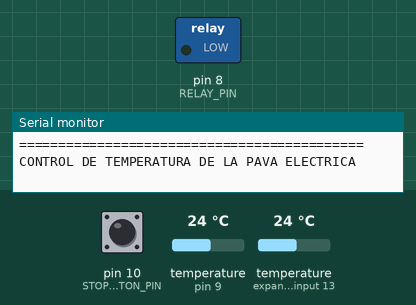
Recording of a sketch running on a simulated Arduino Uno, built with avr-gcc and run on an emulated ATmega328P. Shown: switched loads named in the sketch (green lamp = pin HIGH), the last lines printed to the serial monitor. Inputs (shaded band) come from the test bench; at power-on: pin 10 (STOPBUTTON_PIN) LOW, temperature (sensors on pin 9, expander input 13) 24 °C.

Above: at 0.1 s.
At 5.8 s:
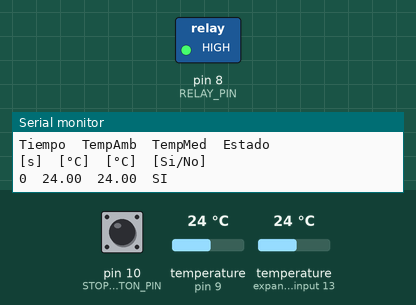
Timing chart, 0 to 7.3 s (numbered marks = the images above):
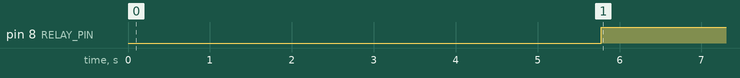

Measured:
- by itself, pin 8 (RELAY_PIN): LOW → HIGH at 5.8 s

The sketch:

Control_temperatura_on-off.ino
```cpp
#include "control_temperatura.h"
#include "config.h"

TemperaturaDatos DatosLeidos = {};  // Estructura de datos que leeremos
unsigned long tiempoActual = 0;
unsigned long tiempoUltimaMedicion = 0;

void MostrarEncabezado();
void ImprimirDatos();
void ApagarTodo();

void setup() {
  Serial.begin(9600);
  pinMode(STOPBUTTON_PIN, INPUT);
  TemperaturaInicializar();
  MostrarEncabezado();  // imprimir encabezado de datos
}

void loop() {
  unsigned long paradaDeEmergencia = digitalRead(STOPBUTTON_PIN);
  tiempoActual = millis(); // actualiza el tiempo actual

  if (paradaDeEmergencia == HIGH) {
    ApagarTodo();// llamar a otra función definida en este módulo

  } else {
    // esto debe hacerse cada un tiempo determinado
    if(tiempoActual - tiempoUltimaMedicion >= TIEMPO_MUESTREO){


      TemperaturaMedir();
      TemperaturaControlar(TEMP_OBJETIVO); // mide, controla, y gurda datos
      TemperaturaLeer(&DatosLeidos);          // lee datos guardados
      ImprimirDatos();
      tiempoUltimaMedicion += TIEMPO_MUESTREO;
    }
  }
}

void MostrarEncabezado() {
  Serial.println("============================================");
  Serial.println("CONTROL DE TEMPERATURA DE LA PAVA ELECTRICA");
  Serial.println("============================================");
  Serial.println("Datos: ");
  Serial.print("   Temperatura referencia:  ");
  Serial.print(TEMP_OBJETIVO);  // Usa macro de config.h
  Serial.println(" ºC");
  Serial.print("   Intervalo de histéresis: ±");
  Serial.print(TEMP_HISTERESIS);
  Serial.println(" ºC");
  Serial.println("--------------------------------------------");
  Serial.println(" ");
  Serial.println("Tiempo\tTempAmb\tTempMed\tEstado");
  Serial.println("[s]\t[°C]\t[°C]\t[Si/No]");
}

void ImprimirDatos() {
  // sólo imprimir dalos separados por tabulación...
  // Queremos mostrar: tiempo de muestreo / temp ambiente / temp medida / accion de control

  unsigned long tiempoEnSegundos = DatosLeidos.TiempoMedicion / 1000;

  Serial.print(tiempoUltimaMedicion/1000);
  Serial.print("\t");
  Serial.print(DatosLeidos.TemperaturaAmbiente, 2);
  Serial.print("\t");
  Serial.print(DatosLeidos.TemperaturaMedida, 2);
  Serial.print("\t");
  Serial.println(DatosLeidos.ActuadorEncendido  ? "SI" : "NO");

}

void ApagarTodo() {
  Serial.println("SISTEMA APAGADO. REINICIAR PARA CONTINUAR.");
  TemperaturaParar();
  while (true) {
    // loop infinito controlado para que el sistema quede apagado
  }
}
```

control_temperatura.cpp
```cpp
// control_temperatura.cpp
#include "Arduino.h"
#include "control_temperatura.h"
#include "config.h"
#include <DallasTemperature.h>
#include <OneWire.h>


// Inicializa el objeto de sensor
OneWire oneWire(SENSOR_TEMP_PIN);              // Pasamos por parámetro el pin donde se realiza la comunicación 1-Wire.
DallasTemperature sensorDS18B20(&oneWire);     // Pasamos la posición de memoria donde está almacenado 1-Wire.

TemperaturaDatos tempDatos = {};  // Estructura de datos inicializada (sin desplegar)

/****************************************************************
* Inicializa el objeto CONTROL DE TEMPERATURA
*****************************************************************/
void TemperaturaInicializar() {
  sensorDS18B20.begin();
  pinMode(RELAY_PIN, OUTPUT);  // Usamos RELAY_PIN de config.h
  digitalWrite(RELAY_PIN, LOW);  // Apaga el relé al inicio
}
/*****************************************************************/

void TemperaturaMedir() {
  sensorDS18B20.requestTemperatures();
  tempDatos.TemperaturaAmbiente = sensorDS18B20.getTempCByIndex(0);
  tempDatos.TemperaturaMedida = sensorDS18B20.getTempCByIndex(1);
  tempDatos.TiempoMedicion = millis();
  tempDatos.HuboMedicion = true;
}

void TemperaturaControlar(float temperaturaDeseada) {

  // Compara la temperatura medida actual con la deseada y controla el relé
  if (tempDatos.TemperaturaMedida < temperaturaDeseada - TEMP_HISTERESIS) {
    digitalWrite(RELAY_PIN, HIGH);  // Enciende el relé
    tempDatos.ActuadorEncendido = true;
  } else if (tempDatos.TemperaturaMedida > temperaturaDeseada + TEMP_HISTERESIS) {
    digitalWrite(RELAY_PIN, LOW);  // Apaga el relé
    tempDatos.ActuadorEncendido = false;
  }

}

void TemperaturaLeer(TemperaturaDatos * DATOS)
{
  DATOS->TemperaturaMedida   = tempDatos.TemperaturaMedida;
  DATOS->TemperaturaAmbiente = tempDatos.TemperaturaAmbiente;
  DATOS->TiempoMedicion      = tempDatos.TiempoMedicion;
  DATOS->HuboMedicion        = tempDatos.HuboMedicion;
  DATOS->ActuadorEncendido   = tempDatos.ActuadorEncendido;
}

void TemperaturaParar() {
  digitalWrite(RELAY_PIN, LOW);  // Apaga el relé
  tempDatos.ActuadorEncendido = false;
  Serial.println("¡PARADA DE EMERGENCIA ACTIVADA!");
}
```

control_temperatura.h
```cpp
// control_temperatura.h

#ifndef CONTROL_TEMPERATURA_H
#define CONTROL_TEMPERATURA_H


// Definimos la estructura para almacenar los datos de temperatura.
struct TemperaturaDatos {
  float         TemperaturaMedida;
  float         TemperaturaAmbiente;
  unsigned long TiempoMedicion;
  bool          HuboMedicion;
  bool          ActuadorEncendido;
};

//extern TemperaturaDatos tempDatos;

// Declaración de funciones
void TemperaturaInicializar();
void TemperaturaMedir();
void TemperaturaControlar(float temperaturaDeseada);
void TemperaturaLeer(TemperaturaDatos * datos);
void TemperaturaParar();

#endif
```

config.h
```cpp
// config.h
#ifndef CONFIG_H
#define CONFIG_H

#define SENSOR_TEMP_PIN 9     // Pin del sensor DS18B20
#define RELAY_PIN       8     // Pin del relé SSR
#define STOPBUTTON_PIN  10    // Pin del botón de parada

#define TEMP_OBJETIVO   50    // Temperatura objetivo en °C
#define TEMP_HISTERESIS 1     // Margen de histéresis
#define TIEMPO_MUESTREO 5000  // Tiempo entre muestras (en milisegundos)

#endif  
```
